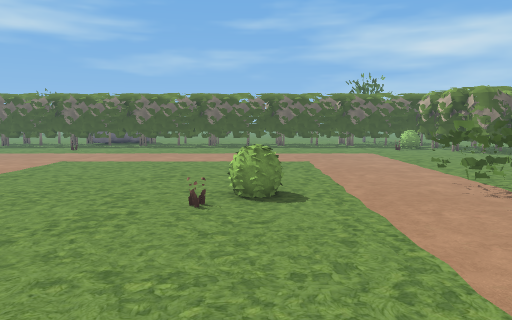
view 1 (above)

22 first-person views from a walk through a level from a Godot 3-D game. The camera is 1.4 m above the floor, tilts 6° down and sees 70° across. The floor is counted in squares, 1 m on a side. Each view is taken from the middle of a square. On the plan, view 1 faces up. The plan holds only what a view shows up to about 16 squares ahead; the rest is blank. The place goes on beyond the plan. Characters and animated objects are left out. Some surface patterns are stand-ins.

view 2
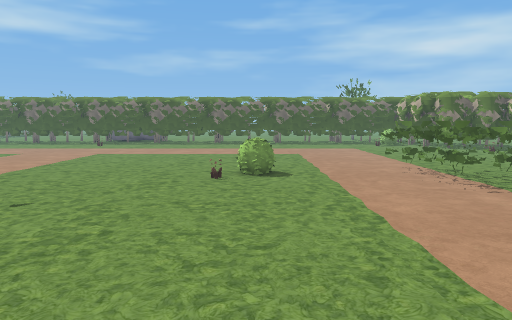

view 3
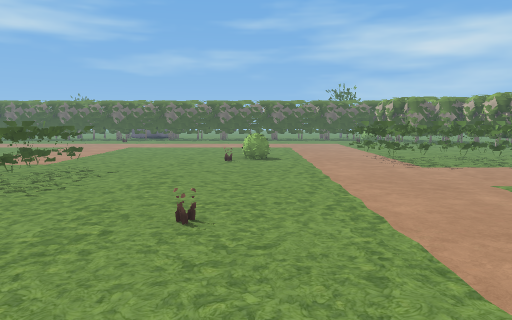

view 4
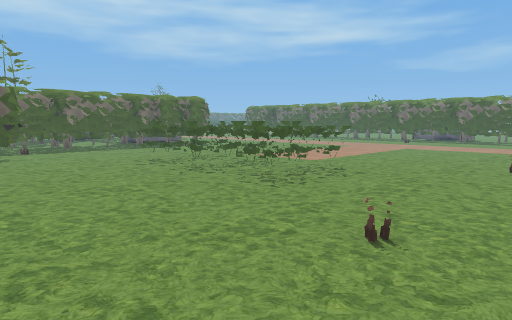

view 5
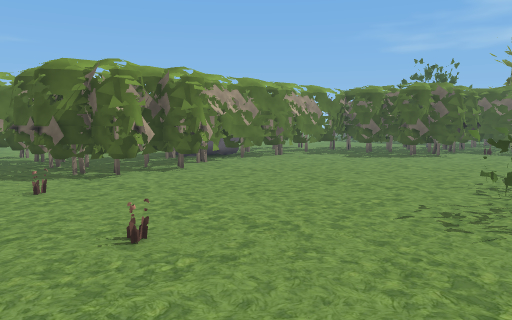

view 6
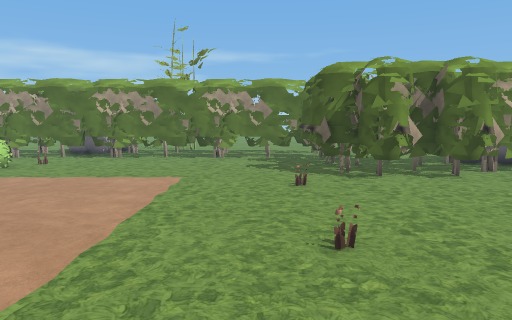

view 7
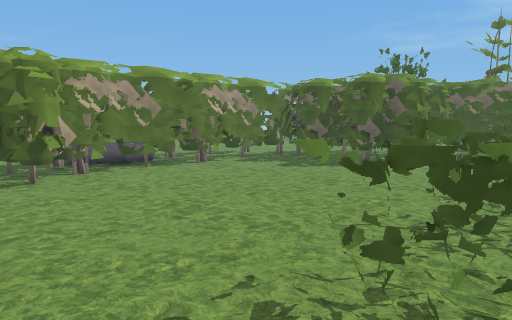

view 8
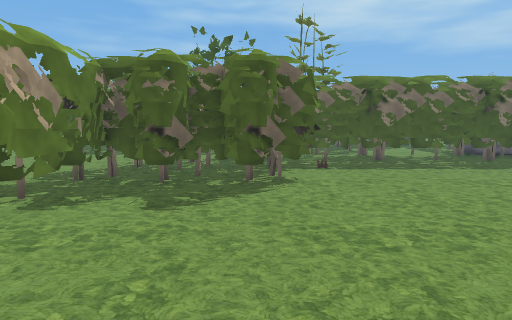

view 9
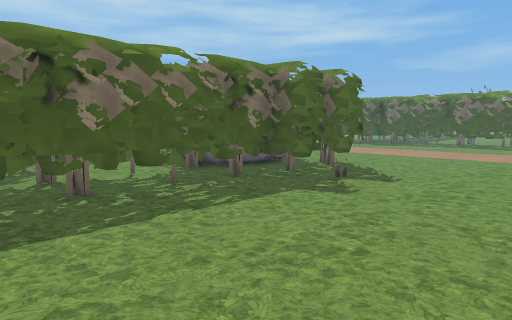

view 10
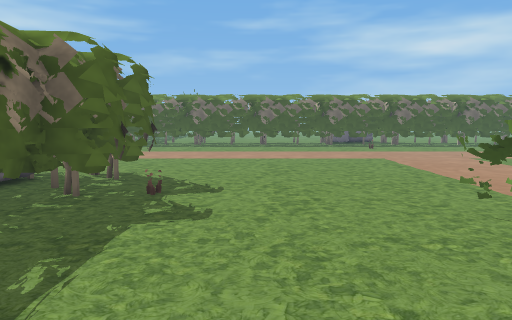

view 11
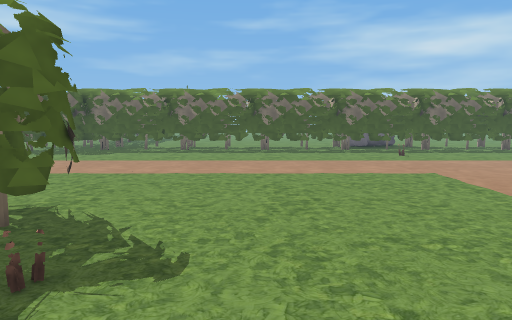

view 12
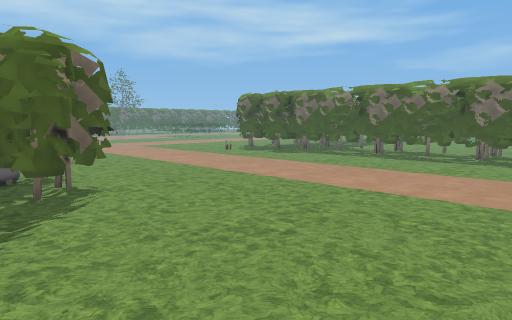

view 13
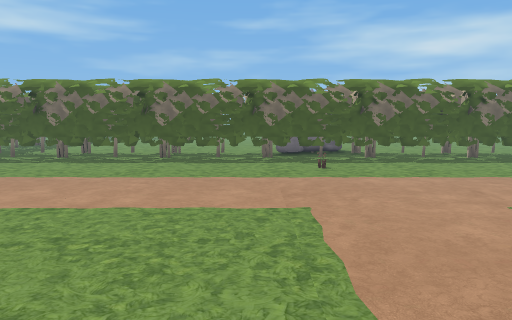

view 14
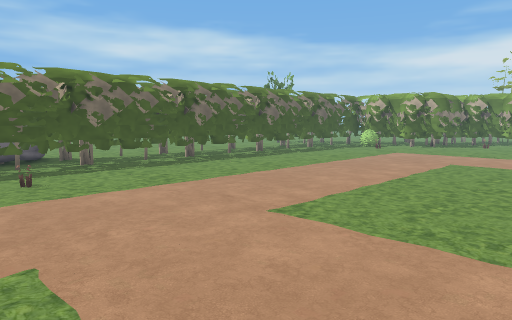

view 15
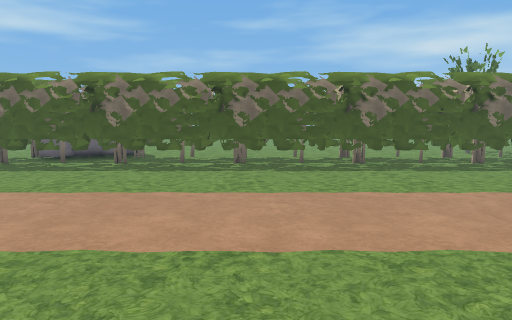

view 16
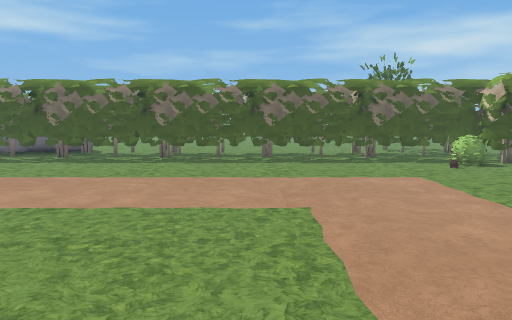

view 17
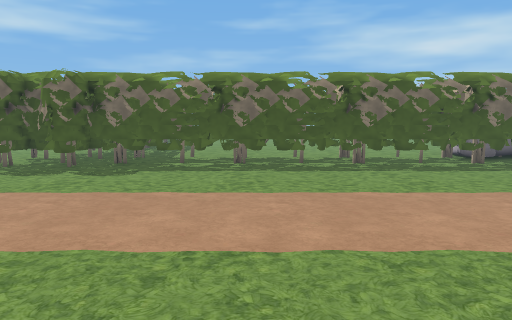

view 18
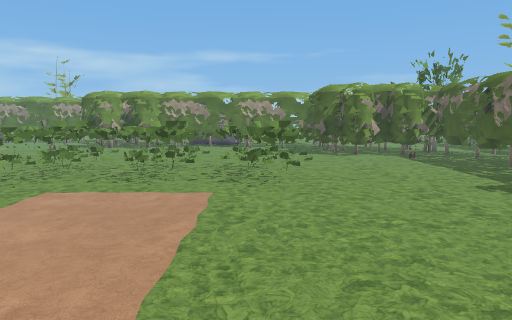

view 19
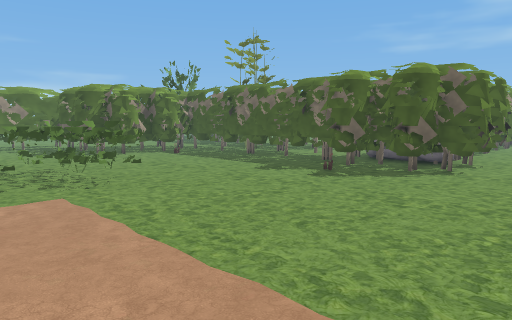

view 20
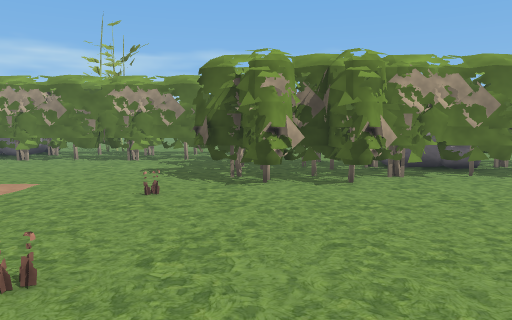

view 21
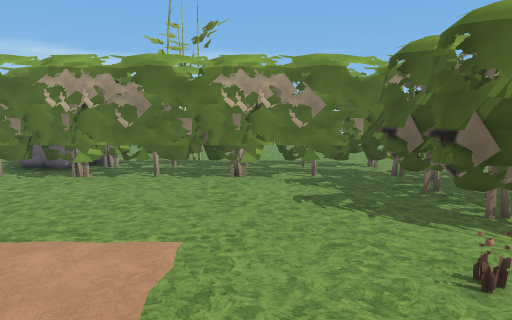

view 22
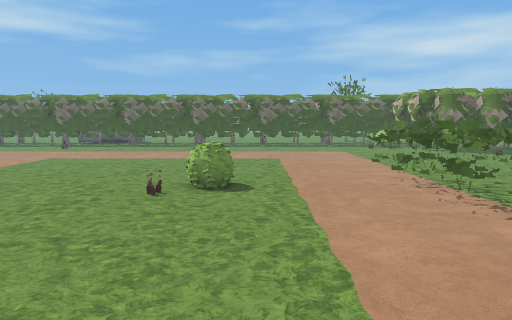

### Floor plan
Key: @ floor where view 1 was taken; # wall or solid block; . floor; B bush; F flower; T thing the floor can be seen under or through; R rock; E tree; O other object.
Columns run from 23 left of view 1 to 6 right of it. Each row starts with its distance up from view 1.
 26                              O
 25  ........ ....RRR........ ...O
 24  ############   ##############
 23
 22
 21 ##############################
 20 #.............................
 19 ..............................
 18 ..............F...............
 17 ..............................
 16 ..............................
 15 ..............................
 14 ..............................
 13 ..............................
 12 ..............................
 11 ..............................
 10 ..............................
  9 .####.........................
  8   ####.....................###
  7     ##.................B...##
  6     ##F...............F....##
  5     ##.....................###
  4     #......TTTTTTTT...........
  3     #......TTTTTTTT...........
  2     #......TTTTTTTT...........
  1     #......TTTTTTTT...........
  0     #..................@.....
 -1     #.......................
 -2     #.O...............F.....
 -3     #####...................
 -4     ######..................
 -5    EE ####...................
 -6    E  ####............F.......
 -7       # ##.......####.........
 -8       ################........
 -9    .....#           ##........
-10    .....#            #........
-11      ..             ##.......
-12      .       RRR. ############
-13                 .... #

Where each view was taken, in squares from view 1:
view 1: 0 up, 0 right, facing up
view 2: 3 down, 0 right, facing up
view 3: 7 down, 0 right, facing up
view 4: 6 down, 1 right, facing up-left
view 5: 2 up, 1 right, facing down-left
view 6: 2 up, 0 right, facing down
view 7: 2 up, 3 left, facing down-left
view 8: 4 down, 6 left, facing left
view 9: 2 down, 12 left, facing up-left
view 10: 1 down, 15 left, facing up
view 11: 3 up, 15 left, facing up
view 12: 6 up, 11 left, facing up-left
view 13: 7 up, 11 left, facing up
view 14: 9 up, 11 left, facing up-right
view 15: 9 up, 2 left, facing up
view 16: 7 up, 1 right, facing up
view 17: 9 up, 18 left, facing up
view 18: 12 up, 11 left, facing down
view 19: 12 up, 8 left, facing down-left
view 20: 1 up, 3 left, facing down
view 21: 3 down, 1 right, facing down
view 22: 1 down, 1 right, facing up
